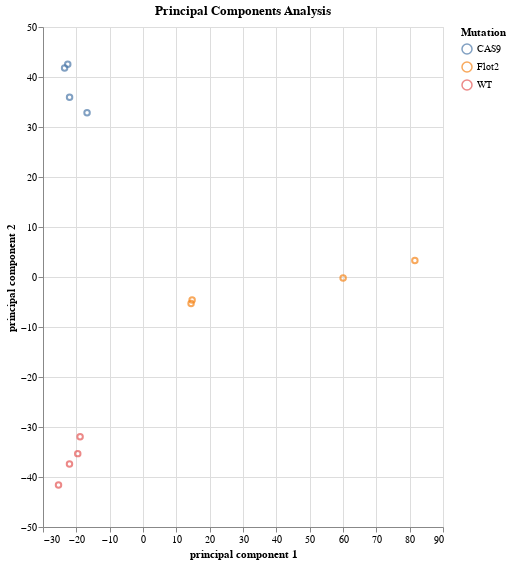

Notebook code for this chart:
### Code cell
# chart principal components
click = alt.selection_point(fields=['Mutation'])

pca= alt.Chart(df_pca).mark_point().encode(
    x='principal component 1:Q',
    y='principal component 2:Q',
    color=alt.condition(click, 'Mutation:N', alt.value('lightgray')),
    tooltip=['Exp', 'Mutation']
).properties(
    width=400,
    height=500,
    title='Principal Components Analysis'
).add_params(
    click
)

pca

### Figure 1 — Vega-Lite specification as saved in the notebook (floating-point values rounded to 4 significant figures)
{"config": {"view": {"continuousWidth": 300, "continuousHeight": 300}}, "data": {"name": "data-3cf56cee916b719bc0d0a1ba41385536"}, "mark": {"type": "point"}, "encoding": {"color": {"condition": {"param": "param_4", "field": "Mutation", "type": "nominal"}, "value": "lightgray"}, "tooltip": [{"field": "Exp", "type": "nominal"}, {"field": "Mutation", "type": "nominal"}], "x": {"field": "principal component 1", "type": "quantitative"}, "y": {"field": "principal component 2", "type": "quantitative"}}, "height": 500, "params": [{"name": "param_4", "select": {"type": "point", "fields": ["Mutation"]}}], "title": "Principal Components Analysis", "width": 400, "$schema": "https://vega.github.io/schema/vega-lite/v5.20.1.json", "datasets": {"data-3cf56cee916b719bc0d0a1ba41385536": [{"principal component 1": -22.05, "principal component 2": -37.41, "principal component 3": -2.87, "principal component 4": 4.477, "principal component 5": -1.211, "principal component 6": -0.57, "principal component 7": -12.77, "principal component 8": 2.006, "principal component 9": -38.67, "principal component 10": -12.89, "Exp": "WT_A", "Mutation": "WT"}, {"principal component 1": -22.57, "principal component 2": 42.53, "principal component 3": -15.94, "principal component 4": -22.36, "principal component 5": 6.223, "principal component 6": 36.6, "principal component 7": -26.36, "principal component 8": -0.2766, "principal component 9": 3.548, "principal component 10": -0.08551, "Exp": "CAS9-A", "Mutation": "CAS9"}, {"principal component 1": -22.03, "principal component 2": 35.95, "principal component 3": -14.86, "principal component 4": -32.08, "principal component 5": -23.07, "principal component 6": -35.89, "principal component 7": 9.237, "principal component 8": -1.957, "principal component 9": -2.827, "principal component 10": -0.9866, "Exp": "CAS9-A.1", "Mutation": "CAS9"}, {"principal component 1": -23.52, "principal component 2": 41.79, "principal component 3": 2.937, "principal component 4": 39.53, "principal component 5": 9.677, "principal component 6": -8.593, "principal component 7": -0.2253, "principal component 8": -31.6, "principal component 9": -1.136, "principal component 10": 1.262, "Exp": "CAS9-B", "Mutation": "CAS9"}, {"principal component 1": -16.78, "principal component 2": 32.85, "principal component 3": 7.529, "principal component 4": 19.96, "principal component 5": 8.943, "principal component 6": 2.535, "principal component 7": 19.29, "principal component 8": 42.14, "principal component 9": -0.1746, "principal component 10": -1.948, "Exp": "CAS9-B.1", "Mutation": "CAS9"}, {"principal component 1": -25.35, "principal component 2": -41.6, "principal component 3": -9.841, "principal component 4": 14.1, "principal component 5": -6.084, "principal component 6": -18.24, "principal component 7": -30.45, "principal component 8": 11.51, "principal component 9": 25.14, "principal component 10": 1.367, "Exp": "WT_A.1", "Mutation": "WT"}, {"principal component 1": -19.58, "principal component 2": -35.33, "principal component 3": -15.36, "principal component 4": -7.467, "principal component 5": 7.615, "principal component 6": 13.92, "principal component 7": 30.73, "principal component 8": -13.25, "principal component 9": 16.72, "principal component 10": -20.34, "Exp": "WT_B", "Mutation": "WT"}, {"principal component 1": -18.87, "principal component 2": -31.97, "principal component 3": -10.83, "principal component 4": -5.262, "principal component 5": 5.9, "principal component 6": 8.14, "principal component 7": 15.87, "principal component 8": -2.001, "principal component 9": -7.222, "principal component 10": 33.95, "Exp": "WT_B.1", "Mutation": "WT"}, {"principal component 1": 60.03, "principal component 2": -0.2095, "principal component 3": 0.7324, "principal component 4": -14.87, "principal component 5": 45.9, "principal component 6": -18.52, "principal component 7": -6.132, "principal component 8": -0.03822, "principal component 9": -0.2524, "principal component 10": -1.186, "Exp": "Flot2-A", "Mutation": "Flot2"}, {"principal component 1": 81.56, "principal component 2": 3.3, "principal component 3": -32.94, "principal component 4": 16.41, "principal component 5": -28.07, "principal component 6": 9.534, "principal component 7": 1.948, "principal component 8": 0.7478, "principal component 9": -1.364, "principal component 10": 0.4229, "Exp": "Flot2-A.1", "Mutation": "Flot2"}, {"principal component 1": 14.74, "principal component 2": -4.602, "principal component 3": 44.75, "principal component 4": -6.161, "principal component 5": -13.01, "principal component 6": 6.465, "principal component 7": -0.5719, "principal component 8": -0.4732, "principal component 9": 0.8606, "principal component 10": -10.84, "Exp": "Flot2-B", "Mutation": "Flot2"}, {"principal component 1": 14.42, "principal component 2": -5.316, "principal component 3": 46.7, "principal component 4": -6.27, "principal component 5": -12.81, "principal component 6": 4.613, "principal component 7": -0.5546, "principal component 8": -6.813, "principal component 9": 5.373, "principal component 10": 11.28, "Exp": "Flot2-B.1", "Mutation": "Flot2"}]}}
